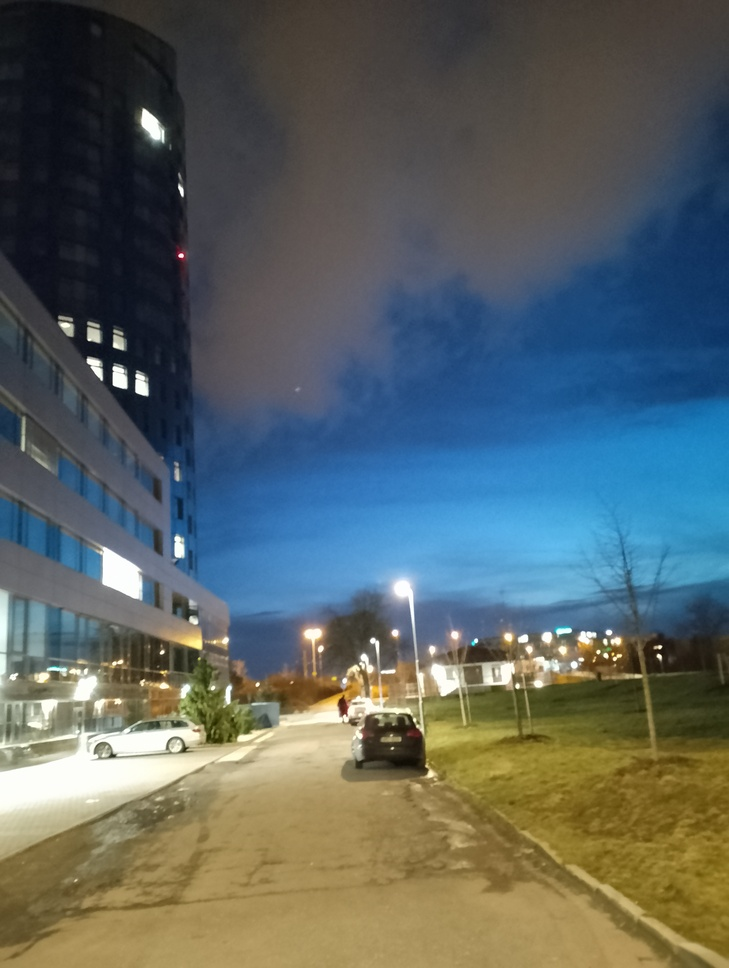
#> input picture idk.jpg, 729 x 968 px, shrunk from 3072 x 4080 before the run
$ python fotka1.py
#> lines starting #> are read from the running program, lines starting #| are printed output that depends on the picture
from PIL import Image

# Otevření obrázku
obrazek = Image.open("idk.jpg")
#> obrazek is the input picture: PIL image 729x968 RGB; mean R, G, B 90.3, 99.8, 98.5

# Inverzní změna barev pro každý pixel
obrazek = Image.eval(obrazek, lambda x: 255 - x)
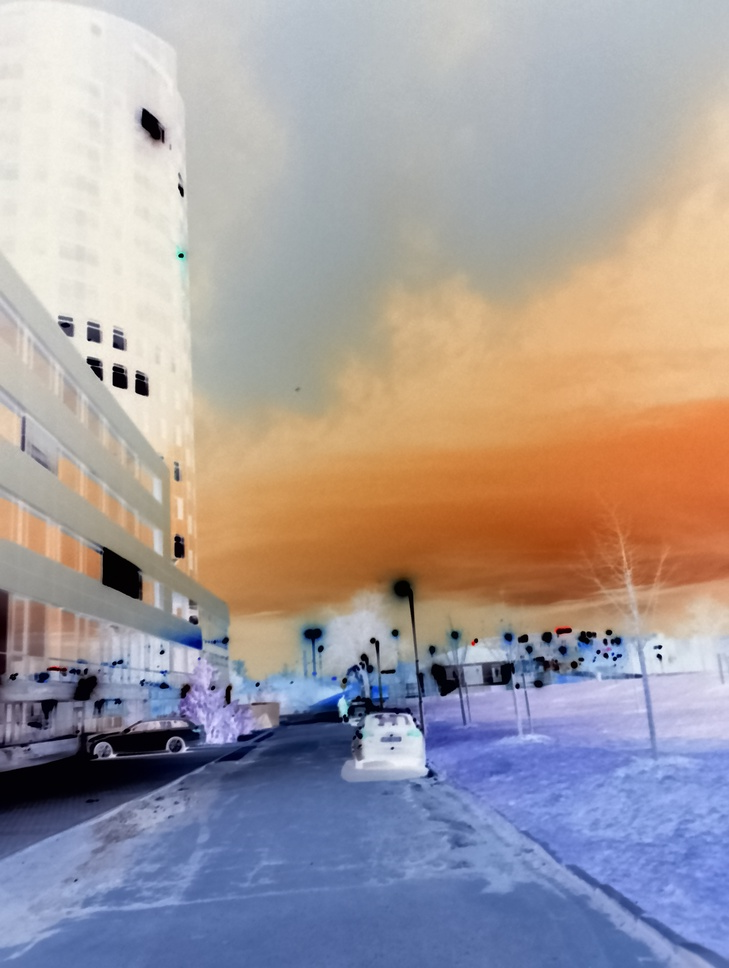
#> obrazek: PIL image 729x968 RGB; mean R, G, B 164.7, 155.2, 156.5

# Zobrazení upraveného obrázku
obrazek.show()
